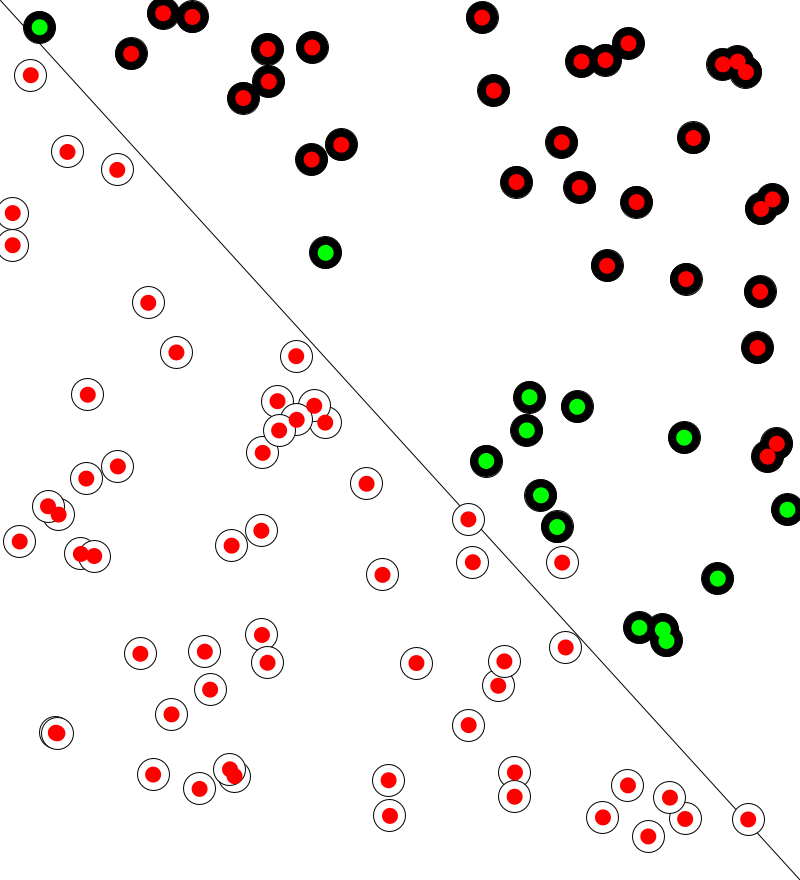
Frame 1 (no input)
Frame 60 (the mouse pressed at the canvas centre just before this capture): identical to frame 1, image omitted
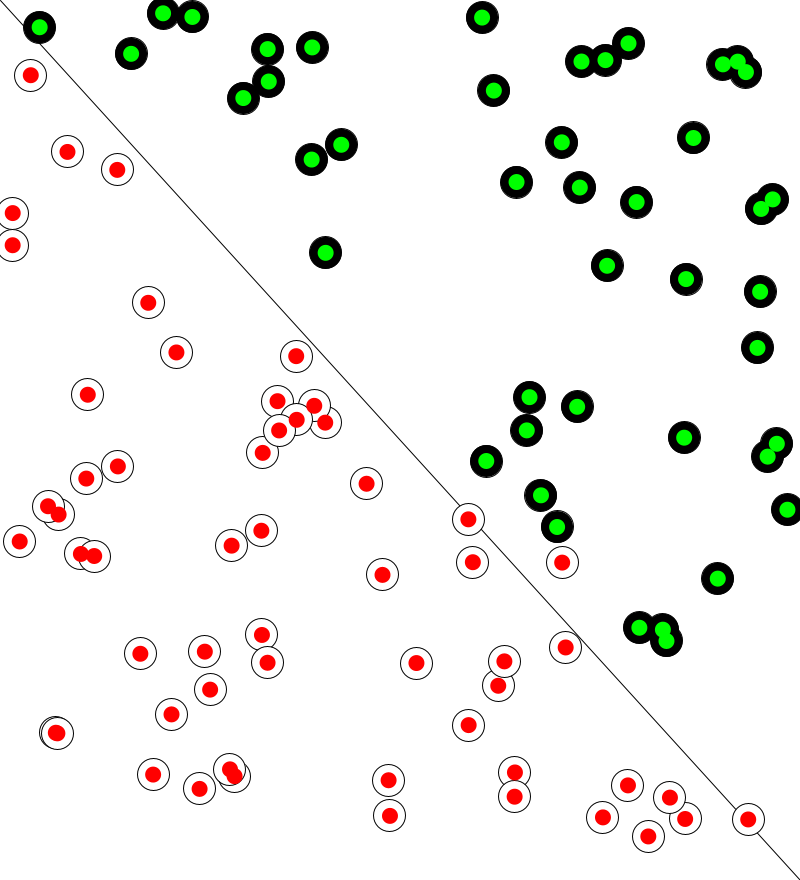
Frame 120 (the mouse held since frame 60 and released just before this capture)

The Processing sketch that drew these frames (run headless with seeded random() and noise(); from frame 60 on, the mouse is pressed at the canvas centre):

// Processing sketch: CC_SimplePerceptron
// ── CC_SimplePerceptron.pde
Perceptron brain;

// keep a counter to track how many pts  have been used to train the perceptron
int counter = 0;

// declare an array of 100 Point 
Point[] points = new Point[100];

void setup(){
  size(800, 880);
  brain = new Perceptron();
  
  //initialie the points
  
  for (int i = 0; i < points.length; ++i){
    points[i] = new Point();
  }
  
  float inputs[] = {-1, 0.5};
 
  int guess = brain.guess(inputs);
  println(guess);
}

void draw(){
  background(255);
  
  // boundry
  
  stroke(0);
  line(0, 0, width, height);
  
  //for point in points, display the points
  
  for (Point pt : points){
    pt.show();
  }
  
  // initially color each pt red or green based on correct or incorrect
  for (Point pt: points){
    float[] inputs = {pt.x, pt.y};
    int target = pt.label;
    int guess = brain.guess(inputs);
    if (guess == target){
      fill(0, 255, 0);
    }
    else {
      fill(255, 0, 0);
    }
    noStroke();
    ellipse(pt.x, pt.y, 16, 16);
  }
}

void mousePressed(){

  // train the perceptron using the next point and see how the wt changes and how that affects the labelling
  Point required_point = points[counter];
  float[] inputs = {required_point.x, required_point.y};
  int target = required_point.label;
  brain.train(inputs, target);
  if (counter < points.length){
    counter += 1;
  } else {
    return;
  }
  
}

// ── Perceptron.pde
class Perceptron {

// create an array to store wts
float[] weights = new float[2];

// initialize the learningrate
float lr = 0.1;



// constructor: here we loop through all the wts and give them a random value bw -1 and +1
Perceptron(){
  
  for(int i = 0; i < weights.length; ++i){
    weights[i] = random(-1, 1);
    
  }
  println("The initial wts are ...........................");
  println(weights[0], weights[1]);
  
  
  }
  
  int sign(float n){
    // this is our Activation Function
    if (n >= 0){
      return 1;
    }
    else{
      return -1;
    }
  }
  
  int guess(float[] inputs){
    //here we compute the weighted sum
    
    float sum = 0;
    for (int i = 0; i < weights.length; ++i){
      sum += inputs[i] * weights[i];
    }
    
    int output = sign(sum);
    
    return output;
    
  }
  
  // training function
  
  void train(float[] inputs, int target){
    // compute the guess for the set of ips
    
    println("Before tuning the wts are ...........................");
    println(weights[0], weights[1]);
    
    println("The inputs are ...........................");
    println(inputs[0], inputs[1]);
    
    int guess = guess(inputs);
    
    println("The guess is ...........................");
    println(guess);
    
    // compute the error
    int error = target - guess;
    
    println("The error is ...........................");
    println(error);
    
    println("Tuning the wts ...........................");
    
    // now that the error is known tune each wt
    
    for (int i = 0; i < weights.length; ++i){
      weights[i] += error * inputs[i] * lr;
    }
    
    println("After tuning the wts are ...........................");
    println(weights[0], weights[1]);
    
    
  }
}

// ── Training.pde
class Point {
  float x;
  float y;
  int label;
  
  //Constructor
  Point(){
    x = random(width);
    y = random(height);
    if (x < y){
      label = 1;
    } else {
      label = -1;
    }
  }
  
  void show(){
    stroke(0);
    if (label == 1){
      fill(255);
    } else {
      fill(0);
    }
    
    ellipse(x, y, 32, 32);
  }
}
